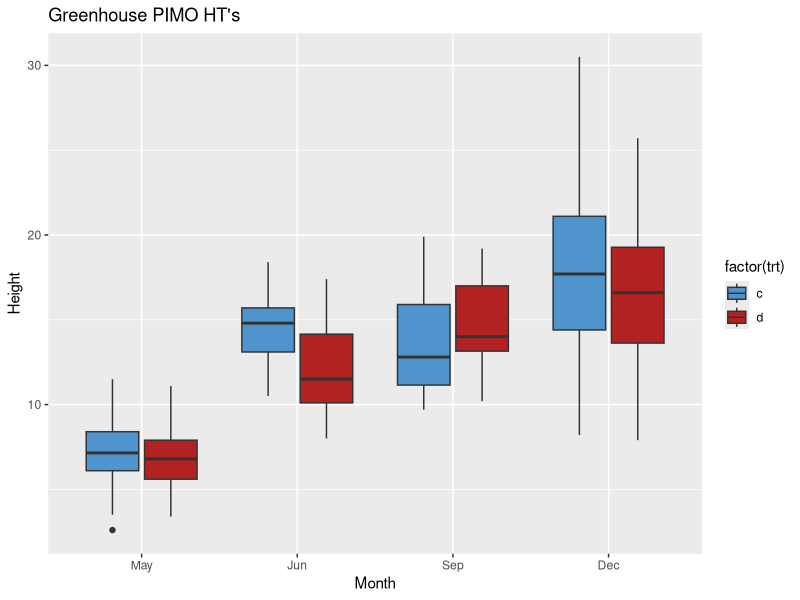
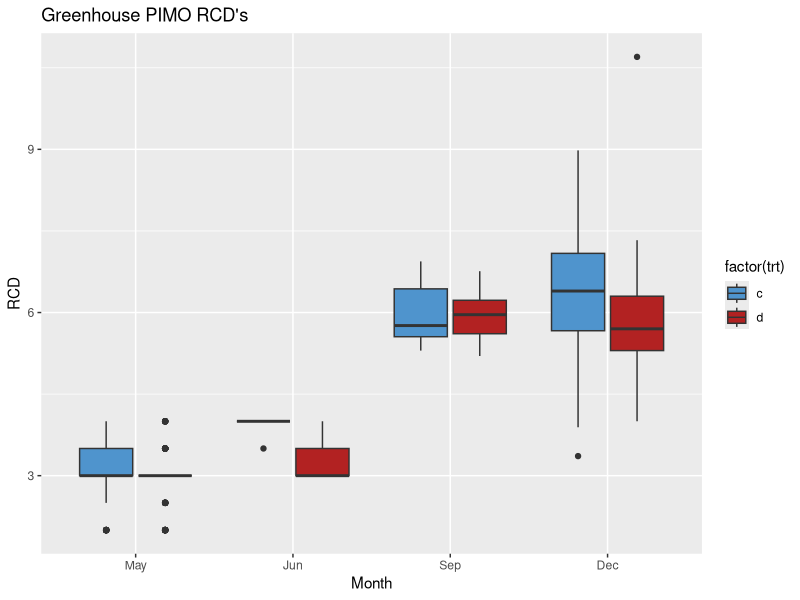
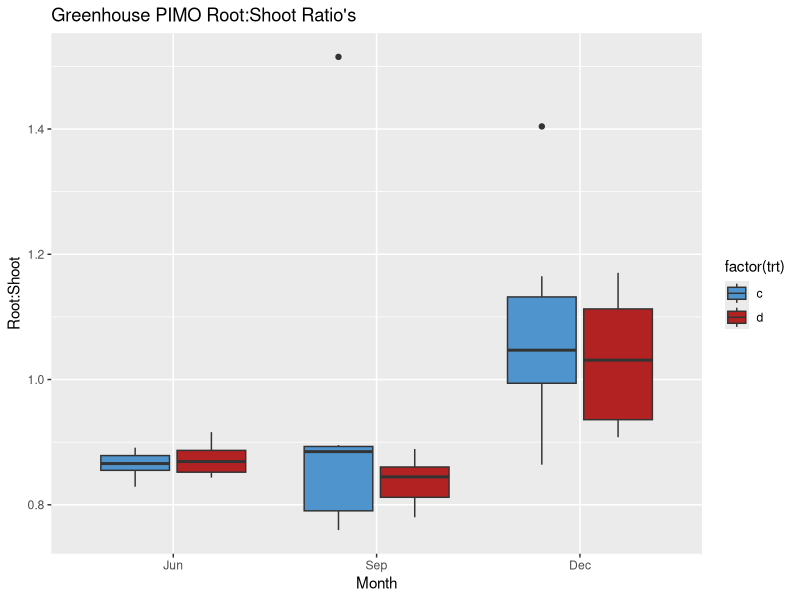
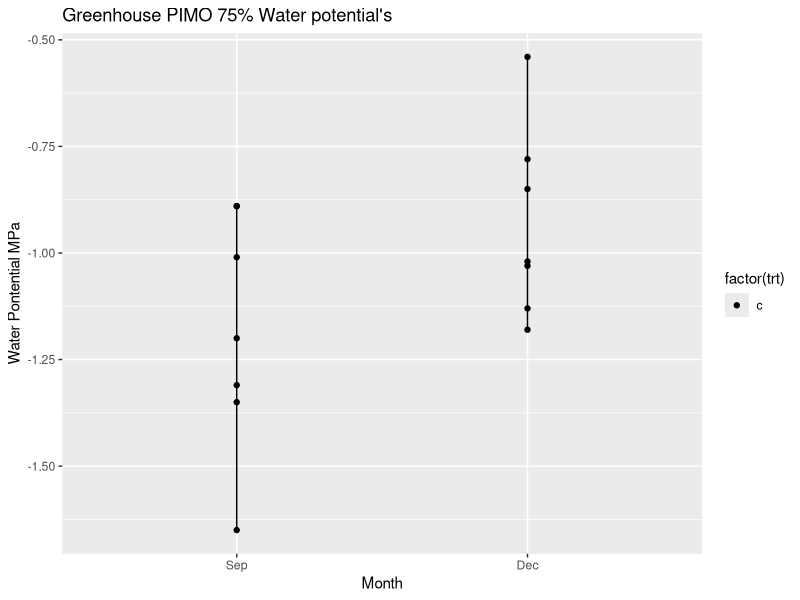
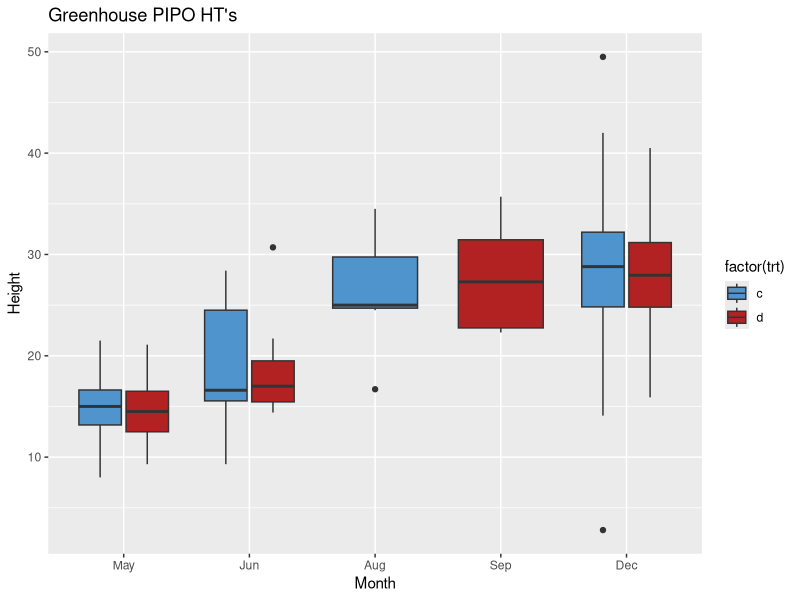
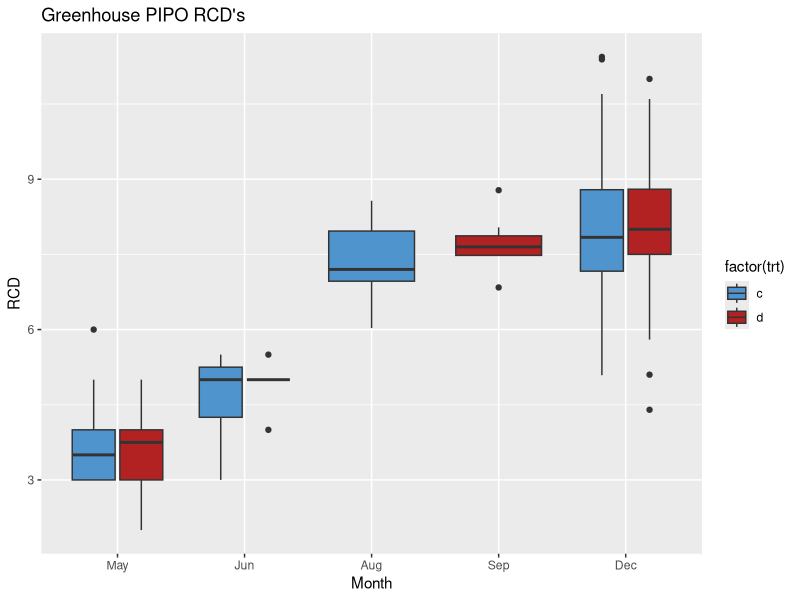
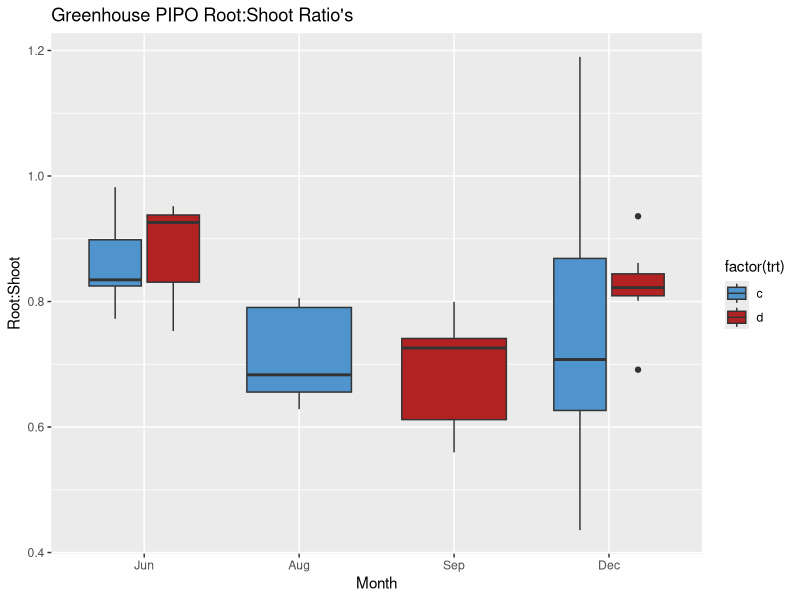
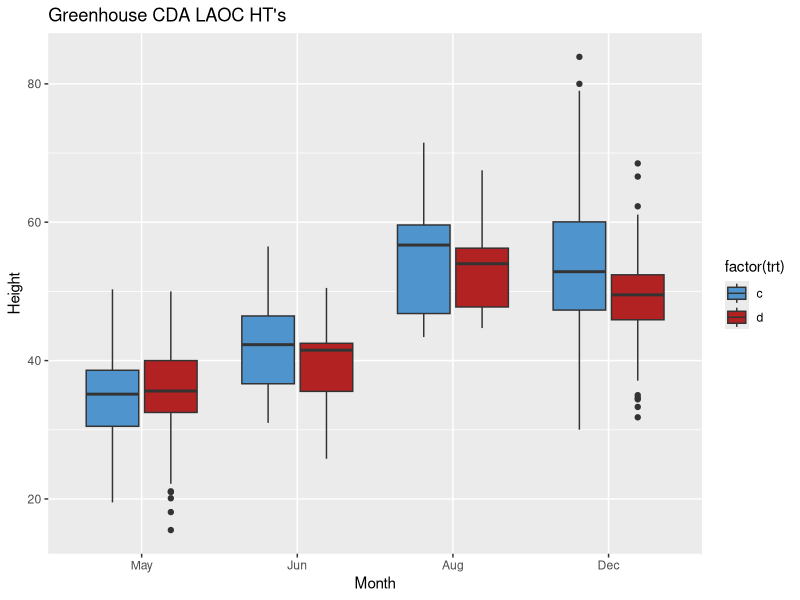

The R source for these figures, in order:
####Data Cleaning with Ethan####

##https://stackoverflow.com/questions/67767866/how-to-convert-a-data-frame-from-wide-to-long-with-multiple-columns
library(tidyverse)

data_file <- "Greenhouse"
df <- read.csv("2_Incremental/greenhouse_morphological_060323.csv", header=T)

### tell R what grouping variables to use - 
### these are what we use to identify each individual
grouping_variables <- c("-id", "-sp", "-block", "-seedling..")
df$verbose_id <- paste0(df$id, df$sp, df$block, df$seedling, df$trt)
df$ht_5 <- as.numeric(df$ht_5)
df$rcd_5 <- as.numeric(df$rcd_5)
df$trt <- gsub("\\s", "", df$trt)


cleaned_data <- pivot_longer(df, cols = -c(id, sp, block, seedling, trt, seed_source), 
                             names_to = c(".value", "Seq"), names_sep = "_") %>%
  mutate(converted_date=as.Date(date,"%m/%d/%Y"))

####Exploratory PIMO Figures####

pimo_explore<- 
  cleaned_data %>%
  filter(sp=="pimo") %>%
  select(converted_date,ht,trt) %>%
  na.omit()
pimo_explore$month<-format(pimo_explore$converted_date, "%b") %>%
  factor(levels=c("May", "Jun", "Sep", "Dec"))

cols<-c("d"="firebrick", "c"="steelblue3")
ggplot(data=pimo_explore, aes(x=month, y=ht, fill=factor(trt)))+
  geom_boxplot()+
  labs(x="Month", y="Height")+
  ggtitle("Greenhouse PIMO HT's")+
  scale_fill_manual(values=cols)

pimorcd_explore<- 
  cleaned_data %>%
  filter(sp=="pimo") %>%
  select(converted_date,rcd,trt) %>%
  na.omit()
pimorcd_explore$month<-format(pimorcd_explore$converted_date, "%b") %>%
  factor(levels=c("May", "Jun", "Sep", "Dec"))

cols<-c("d"="firebrick", "c"="steelblue3")
ggplot(data=pimorcd_explore, aes(x=month, y=rcd, fill=factor(trt)))+
  geom_boxplot()+
  labs(x="Month", y="RCD")+
  ggtitle("Greenhouse PIMO RCD's")+
  scale_fill_manual(values=cols)

pimorootshoot_explore<- 
  cleaned_data %>%
  filter(sp=="pimo") %>%
  select(converted_date,rootshoot,trt) %>%
  na.omit()
pimorootshoot_explore$month<-format(pimorootshoot_explore$converted_date, "%b") %>%
  factor(levels=c("Jun", "Sep", "Dec"))

cols<-c("d"="firebrick", "c"="steelblue3")
ggplot(data=pimorootshoot_explore, aes(x=month, y=rootshoot, fill=factor(trt)))+
  geom_boxplot()+
  labs(x="Month", y="Root:Shoot")+
  ggtitle("Greenhouse PIMO Root:Shoot Ratio's")+
  scale_fill_manual(values=cols)

####PIMO Water potentials####

pimowp_explore<-
  cleaned_data %>%
  filter(sp=="pimo") %>%
  select(converted_date,X75mdwp,trt) %>%
  na.omit()
pimowp_explore$month<-format(pimowp_explore$converted_date, "%b") %>%
  factor(levels=c("Aug","Sep", "Dec"))

cols<-c("d"="firebrick", "c"="steelblue3")
ggplot(data=pimowp_explore, aes(x=month, y=(X75mdwp), fill=factor(trt)))+
  geom_line()+
  geom_point()+
  labs(x="Month", y="Water Pontential MPa")+
  ggtitle("Greenhouse PIMO 75% Water potential's")+
  scale_fill_manual(values=cols)

####Exploratory PIPO Figures####
               
pipo_explore<- 
  cleaned_data %>%
  filter(sp=="pipo") %>%
  select(converted_date,ht,trt) %>%
  na.omit()
pipo_explore$month<-format(pipo_explore$converted_date, "%b") %>%
  factor(levels=c("May", "Jun","Aug", "Sep", "Dec"))

test<-format(pipo_explore$converted_date, "%b") %>%
  factor(levels=c("May", "Jun", "Sep", "Dec"))
pipo_explore$converted_date[which(is.na(test))]
  

cols<-c("d"="firebrick", "c"="steelblue3")
ggplot(data=pipo_explore, aes(x=month, y=ht, fill=factor(trt)))+
  geom_boxplot()+
  labs(x="Month", y="Height")+
  ggtitle("Greenhouse PIPO HT's")+
  scale_fill_manual(values=cols)

piporcd_explore<- 
  cleaned_data %>%
  filter(sp=="pipo") %>%
  select(converted_date,rcd,trt) %>%
  na.omit()
piporcd_explore$month<-format(piporcd_explore$converted_date, "%b") %>%
  factor(levels=c("May", "Jun", "Aug", "Sep", "Dec"))

cols<-c("d"="firebrick", "c"="steelblue3")
ggplot(data=piporcd_explore, aes(x=month, y=rcd, fill=factor(trt)))+
  geom_boxplot()+
  labs(x="Month", y="RCD")+
  ggtitle("Greenhouse PIPO RCD's")+
  scale_fill_manual(values=cols)

piporootshoot_explore<- 
  cleaned_data %>%
  filter(sp=="pipo") %>%
  select(converted_date,rootshoot,trt) %>%
  na.omit()
piporootshoot_explore$month<-format(piporootshoot_explore$converted_date, "%b") %>%
  factor(levels=c("Jun","Aug", "Sep", "Dec"))

cols<-c("d"="firebrick", "c"="steelblue3")
ggplot(data=piporootshoot_explore, aes(x=month, y=rootshoot, fill=factor(trt)))+
  geom_boxplot()+
  labs(x="Month", y="Root:Shoot")+
  ggtitle("Greenhouse PIPO Root:Shoot Ratio's")+
  scale_fill_manual(values=cols)

####Exploratory CDA LAOC Figures####

cda_explore<- 
  cleaned_data %>%
  filter(seed_source=="cda") %>%
  select(converted_date,ht,trt) %>%
  na.omit()
cda_explore$month<-format(cda_explore$converted_date, "%b") %>%
  factor(levels=c("May", "Jun", "Aug", "Dec"))

cols<-c("d"="firebrick", "c"="steelblue3")
ggplot(data=cda_explore, aes(x=month, y=ht, fill=factor(trt)))+
  geom_boxplot()+
  labs(x="Month", y="Height")+
  ggtitle("Greenhouse CDA LAOC HT's")+
  scale_fill_manual(values=cols)

cdarcd_explore<- 
  cleaned_data %>%
  filter(seed_source=="cda") %>%
  select(converted_date,rcd,trt) %>%
  na.omit()
cdarcd_explore$month<-format(cdarcd_explore$converted_date, "%b") %>%
  factor(levels=c("May", "Jun", "Aug", "Dec"))

cols<-c("d"="firebrick", "c"="steelblue3")
ggplot(data=cdarcd_explore, aes(x=month, y=rcd, fill=factor(trt)))+
  geom_boxplot()+
  labs(x="Month", y="RCD")+
  ggtitle("Greenhouse CDA LAOC RCD's")+
  scale_fill_manual(values=cols)

cdarootshoot_explore<- 
  cleaned_data %>%
  filter(seed_source=="cda") %>%
  select(converted_date,rootshoot,trt) %>%
  na.omit()
cdarootshoot_explore$month<-format(cdarootshoot_explore$converted_date, "%b") %>%
  factor(levels=c("Jun","Aug","Dec"))

cols<-c("d"="firebrick", "c"="steelblue3")
ggplot(data=cdarootshoot_explore, aes(x=month, y=rootshoot, fill=factor(trt)))+
  geom_boxplot()+
  labs(x="Month", y="Root:Shoot")+
  ggtitle("Greenhouse CDA Root:Shoot Ratio's")+
  scale_fill_manual(values=cols)

####Exploratory UM LAOC Figures####

um_explore<- 
  cleaned_data %>%
  filter(seed_source=="um") %>%
  select(converted_date,ht,trt) %>%
  na.omit()
um_explore$month<-format(um_explore$converted_date, "%b") %>%
  factor(levels=c("May", "Jun", "Aug", "Dec"))

cols<-c("d"="firebrick", "c"="steelblue3")
ggplot(data=um_explore, aes(x=month, y=ht, fill=factor(trt)))+
  geom_boxplot()+
  labs(x="Month", y="Height")+
  ggtitle("Greenhouse UM LAOC HT's")+
  scale_fill_manual(values=cols)

umrcd_explore<- 
  cleaned_data %>%
  filter(seed_source=="um") %>%
  select(converted_date,rcd,trt) %>%
  na.omit()
umrcd_explore$month<-format(umrcd_explore$converted_date, "%b") %>%
  factor(levels=c("May", "Jun", "Aug", "Dec"))

cols<-c("d"="firebrick", "c"="steelblue3")
ggplot(data=umrcd_explore, aes(x=month, y=rcd, fill=factor(trt)))+
  geom_boxplot()+
  labs(x="Month", y="RCD")+
  ggtitle("Greenhouse UM LAOC RCD's")+
  scale_fill_manual(values=cols)  

umrootshoot_explore<- 
  cleaned_data %>%
  filter(seed_source=="um") %>%
  select(converted_date,rootshoot,trt) %>%
  na.omit()
umrootshoot_explore$month<-format(umrootshoot_explore$converted_date, "%b") %>%
  factor(levels=c("Dec"))

cols<-c("d"="firebrick", "c"="steelblue3")
ggplot(data=umrootshoot_explore, aes(x=month, y=rootshoot, fill=factor(trt)))+
  geom_boxplot()+
  labs(x="Month", y="Root:Shoot")+
  ggtitle("Greenhouse UM Root:Shoot Ratio's")+
  scale_fill_manual(values=cols)
               